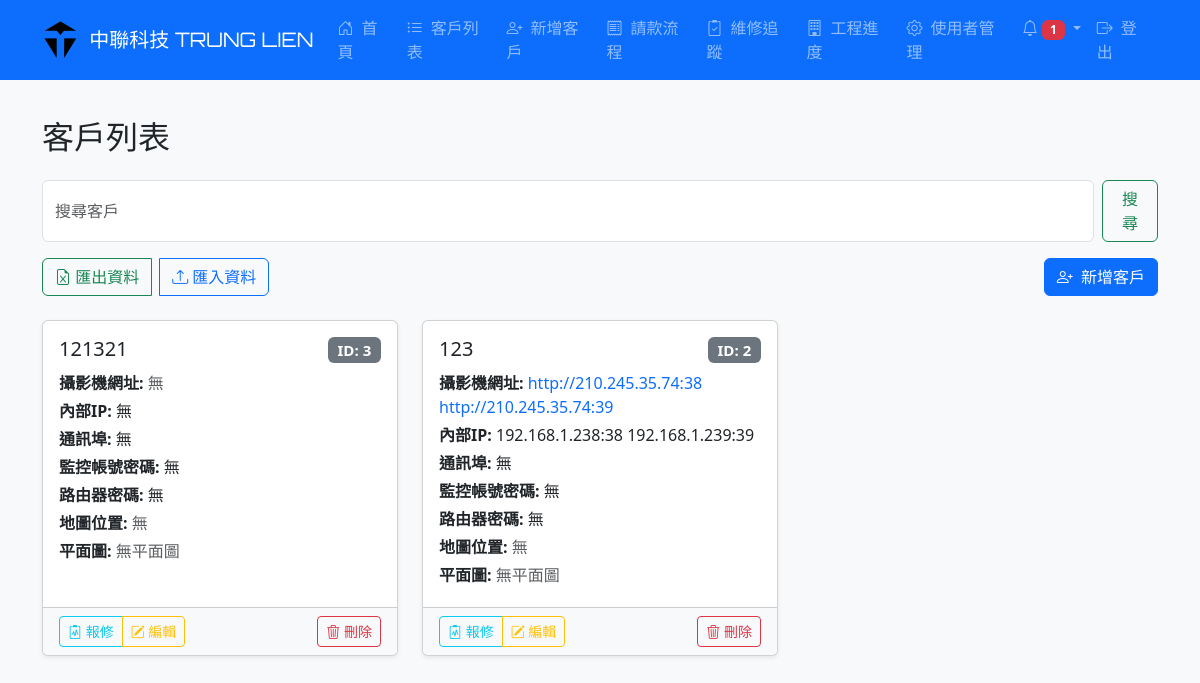
The page /customers (signed in) on the database its author committed.
### tables this page shows
CREATE TABLE customers (
                id INTEGER PRIMARY KEY AUTOINCREMENT,
                name TEXT NOT NULL,
                camera_remote_url TEXT,
                internal_ip TEXT,
                communication_port TEXT,
                monitoring_credentials TEXT,
                router_password TEXT,
                google_map_url TEXT,
                floor_plan TEXT,
                created_at DATETIME DEFAULT (datetime('now', 'localtime'))
            );

### app.py (the view)
@app.route('/customers')
@login_required
def customers():
    query = request.args.get('q', '').strip()
    conn = get_db()
    try:
        if query:
            customers_data = conn.execute('''
                SELECT *,
                (SELECT COUNT(*) FROM repairs WHERE customer_id = customers.id) AS repair_count
                FROM customers
                WHERE name LIKE ?
                ORDER BY created_at DESC
            ''', ('%' + query + '%',)).fetchall()
        else:
            customers_data = conn.execute('''
                SELECT *,
                (SELECT COUNT(*) FROM repairs WHERE customer_id = customers.id) AS repair_count
                FROM customers
                ORDER BY created_at DESC
            ''').fetchall()
        return render_template("customers.html", customers=customers_data, query=query)
    except Exception as e:
        flash("读取数据失败: " + str(e), "danger")
        return redirect(url_for('home'))
    finally:
        conn.close()

### app.py (called while the page is built)
def get_db():
    conn = sqlite3.connect('customer.db')
    conn.row_factory = sqlite3.Row
    conn.execute('PRAGMA foreign_keys = ON')
    return conn

def login_required(f):
    @wraps(f)
    def decorated_function(*args, **kwargs):
        if not session.get('user'):
            flash("請先登入", "warning")
            return redirect(url_for('login'))
        return f(*args, **kwargs)
    return decorated_function

### templates/customers.html (shortened to what this page needs)
{% extends "base.html" %}
{% block content %}
<h2 class="mb-4">客戶列表</h2>
<form class="d-flex mb-3" method="get" action="{{ url_for('customers') }}">
  <input class="form-control me-2" type="search" placeholder="搜尋客戶" name="q" value="{{ query }}" aria-label="搜尋">
  <button class="btn btn-outline-success" type="submit">搜尋</button>
</form>
<div class="d-flex justify-content-between align-items-center mb-3 flex-wrap">
  <div class="btn-group mb-2">
    <a href="{{ url_for('export_customers') }}" class="btn btn-outline-success me-2">
      <i class="bi bi-file-earmark-excel"></i> 匯出資料
    </a>
    <a href="{{ url_for('import_customers') }}" class="btn btn-outline-primary">
      <i class="bi bi-upload"></i> 匯入資料
    </a>
  </div>
  <a href="{{ url_for('add_customer') }}" class="btn btn-primary mb-2">
    <i class="bi bi-person-plus me-1"></i> 新增客戶
  </a>
</div>
<div class="row row-cols-1 row-cols-md-2 row-cols-lg-3 g-4">
  {% for customer in customers %}
    <div class="col">
      <div class="card h-100 shadow-sm">
        <div class="card-body">
          <h5 class="card-title mb-2 d-flex justify-content-between">
            <span>{{ customer.name }}</span>
            <span class="badge bg-secondary">ID: {{ customer.id }}</span>
          </h5>
          <p class="mb-1"><strong>攝影機網址:</strong>
            {% if customer.camera_remote_url %}
              <a href="{{ customer.camera_remote_url }}" target="_blank" class="text-decoration-none">{{ customer.camera_remote_url }}</a>
            {% else %}
              <span class="text-muted">無</span>
            {% endif %}
          </p>
          <p class="mb-1"><strong>內部IP:</strong>
            {{ customer.internal_ip if customer.internal_ip else '無' }}
          </p>
          <p class="mb-1"><strong>通訊埠:</strong>
            {{ customer.communication_port if customer.communication_port else '無' }}
          </p>
          <p class="mb-1"><strong>監控帳號密碼:</strong>
            {{ customer.monitoring_credentials if customer.monitoring_credentials else '無' }}
          </p>
          <p class="mb-1"><strong>路由器密碼:</strong>
            {{ customer.router_password if customer.router_password else '無' }}
          </p>
          <p class="mb-1"><strong>地圖位置:</strong>
            {% if customer.google_map_url %}
              <a href="{{ customer.google_map_url }}" target="_blank" class="text-decoration-none">
                <i class="bi bi-geo-alt-fill me-1 text-danger"></i>查看位置
              </a>
            {% else %}
              <span class="text-muted">無</span>
            {% endif %}
          </p>
          <p class="mb-1"><strong>平面圖:</strong>
            {% if customer.floor_plan %}
              <a href="{{ url_for('uploaded_file', filename=customer.floor_plan) }}" target="_blank" class="text-decoration-none">
                <img src="{{ url_for('uploaded_file', filename=customer.floor_plan) }}" alt="平面圖" class="img-fluid rounded" style="max-width: 100px;">
              </a>
            {% else %}
              <span class="text-muted">無平面圖</span>
            {% endif %}
          </p>
        </div>
        <div class="card-footer bg-light d-flex justify-content-between">
          <div class="btn-group">
            <a href="{{ url_for('view_repairs', customer_id=customer.id) }}" class="btn btn-sm btn-outline-info" data-bs-toggle="tooltip" title="報修紀錄 ({{ customer.repair_count }})">
              <i class="bi bi-clipboard2-pulse"></i> 報修
            </a>
            <a href="{{ url_for('edit_customer', id=customer.id) }}" class="btn btn-sm btn-outline-warning" data-bs-toggle="tooltip" title="編輯資料">
              <i class="bi bi-pencil-square"></i> 編輯
            </a>
          </div>
          <form action="{{ url_for('delete_customer', id=customer.id) }}" method="POST" class="d-inline">
            <button type="submit" class="btn btn-sm btn-outline-danger" data-bs-toggle="tooltip" title="刪除客戶" onclick="return confirm('確定要刪除此客戶資料嗎？此操作無法復原！')">
              <i class="bi bi-trash3"></i> 刪除
            </button>
          </form>
        </div>
      </div>
    </div>
  {% else %}
    <div class="col-12">
      <div class="alert alert-warning text-center" role="alert">
        <i class="bi bi-exclamation-triangle me-2"></i> 目前沒有客戶資料，請新增客戶。
      </div>
    </div>
  {% endfor %}
</div>
{% endblock %}

### templates/base.html (style rules this page uses)
body { padding-top: 70px; }

### rows shown on the page
customers: name "121321", id "3", camera_remote_url "無", internal_ip "無", communication_port "無", monitoring_credentials "無", router_password "無", google_map_url "無"
customers: name "123", id "2", camera_remote_url "http://210.245.35.74:38 http://210.245.35.74:39", internal_ip "192.168.1.238:38 192.168.1.239:39", communication_port "無", monitoring_credentials "無", router_password "無", google_map_url "無"

### other values the page prints
{{ notifications|length }} "1"
